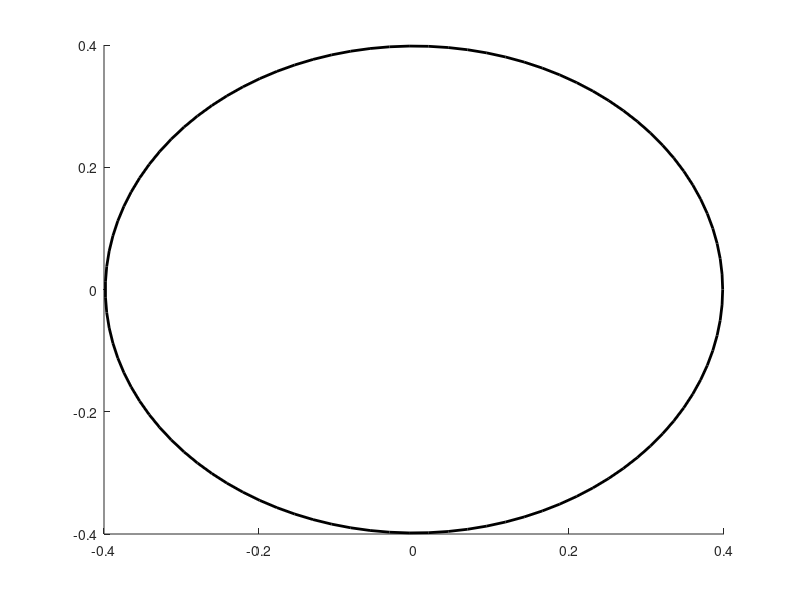

This figure's MATLAB source: (Note: this script raises an error after producing the figure.)
clear
close all

% pin model
LW = 2;
FS = 12;
FN = 'Times New Roman';
rfuel = 0.270510;
rbond = 0.332420;
rclad = 0.398300;
rwrap = 0.08;

radian = linspace(0,2*pi,100);
circle = zeros(length(radian),2);
circle(:,1) = cos(radian);
circle(:,2) = sin(radian);

figure
hold on

h = patch(circle(:,1)*rclad,circle(:,2)*rclad,'w','LineWidth',LW);
hatchfill(h,'single',45,5);
h = patch(circle(:,1)*rbond,circle(:,2)*rbond,'w','LineWidth',LW);
h = patch(circle(:,1)*rbond,circle(:,2)*rbond,'g','LineWidth',LW);
hatchfill(h,'cross',20,10);
h = patch(circle(:,1)*rfuel,circle(:,2)*rfuel,'w','LineWidth',LW);
h = patch(circle(:,1)*rfuel,circle(:,2)*rfuel,'b','LineWidth',LW);
hatchfill(h,'single',-45,25);%,20,20);
h = patch(circle(:,1)*rwrap+(rclad+rwrap)*cos(pi/4),circle(:,2)*rwrap+(rclad+rwrap)*sin(pi/4),'w','LineWidth',LW);
hatchfill(h,'fill');


arrow([0,0],[cos(2*pi/3),sin(2*pi/3)]*rclad)
arrow([0,0],[cos(pi/2),sin(pi/2)]*rbond)
arrow([0,0],[cos(pi/5),sin(pi/5)]*rfuel)
wrap_center = [cos(pi/4),sin(pi/4)]*(rclad+rwrap);
arrow(wrap_center,wrap_center+[cos(3*pi/4),sin(3*pi/4)]*rwrap)
arrow(wrap_center,wrap_center-[cos(3*pi/4),sin(3*pi/4)]*rwrap)

text(0.5*rfuel*cos(pi/5)+0.05,0.5*rfuel*sin(pi/5),'R_{Fuel}','FontSize',FS,'FontName',FN)
text(0.5*rbond*cos(pi/2),0.5*rbond*sin(pi/2),'R_{Bond}','FontSize',FS,'FontName',FN)
text(0.5*rclad*cos(2*pi/3)-0.07,0.5*rclad*sin(2*pi/3)-0.05,'R_{Clad}','FontSize',FS,'FontName',FN)
text(wrap_center(1)-0.02,wrap_center(2)+0.03,'D_{Wrap}','FontSize',FS,'FontName',FN)

hold off
axis equal
set(gca,'Visible','off')
print(gcf,'../figs/pin_model.eps','-depsc2')
close(gcf)